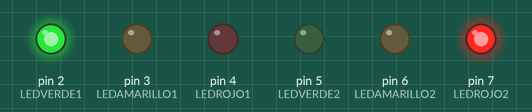
This sketch was run on a simulated Arduino Uno, built with avr-gcc and run on an emulated ATmega328P. Parts: output pins drawn as LEDs (lit = HIGH).

Above: at 0.1 s.
At 30.1 s:
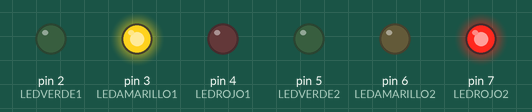
At 68.1 s:
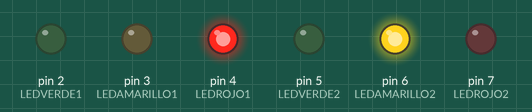
At 114.1 s:
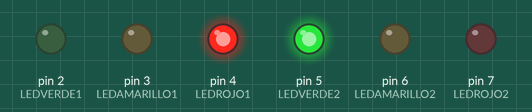
Timing chart, 0 to 115.6 s (numbered marks = the images above):
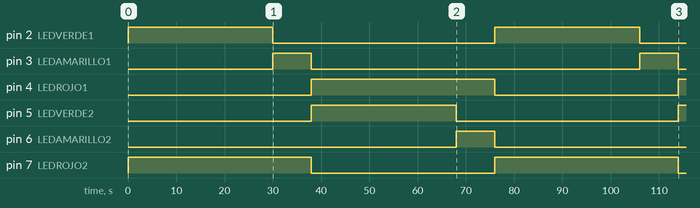

The sketch:

Semaforo_4-5.ino
```cpp
// Pines utilizados
//Semaforo 1-2-3
#define LEDVERDE1 2
#define LEDAMARILLO1 3
#define LEDROJO1 4
#define LEDVERDE2 5
#define LEDAMARILLO2 6
#define LEDROJO2 7

const int Trigger = 11;   //Pin digital 2 para el Trigger del sensor
const int Echo = 12;   //Pin digital 3 para el Echo del sensor

int tiempoCambio = 8000; // Tiempo de espera entre transición de LEDs
int tiempoEspera = 30000; // Tiempo de espera hasta comenzar transición

void setup() {
  Serial.begin(9600);//iniciailzamos la comunicación
  pinMode(Trigger, OUTPUT); //pin como salida
  pinMode(Echo, INPUT);  //pin como entrada
  digitalWrite(Trigger, LOW);//Inicializamos el pin con 0
 // Modo entrada/salida de los pines
 //Semaforo 1-2-3
  pinMode(LEDVERDE1, OUTPUT);
  pinMode(LEDAMARILLO1, OUTPUT);
  pinMode(LEDROJO1, OUTPUT);
  pinMode(LEDVERDE2, OUTPUT);
  pinMode(LEDAMARILLO2, OUTPUT);
  pinMode(LEDROJO2, OUTPUT);

  // Apagamos todos los LEDs
  digitalWrite(LEDVERDE1, LOW);
  digitalWrite(LEDAMARILLO1, LOW);
  digitalWrite(LEDROJO1, LOW);
  digitalWrite(LEDVERDE2, LOW);
  digitalWrite(LEDAMARILLO2, LOW);
  digitalWrite(LEDROJO2, LOW);

  // Estado inicial: semáforo 1 abierto, semáforo 2 cerrado
  digitalWrite(LEDVERDE1, HIGH);
  digitalWrite(LEDROJO2, HIGH);


}

void loop() {

  FuncionamientoSemaforo();

}

void SemaforoP1(){
  // Apagamos semáforo 1
  // Esperamos
  delay(tiempoEspera);

  // Pasamos a luz amarilla
  digitalWrite(LEDVERDE1, LOW);
  digitalWrite(LEDAMARILLO1, HIGH);

  // Esperamos
  delay(tiempoCambio);

  // Pasamos a luz roja
  digitalWrite(LEDAMARILLO1, LOW);
  digitalWrite(LEDROJO1, HIGH);

  // Pasamos a luz amarilla
  digitalWrite(LEDROJO2, LOW);
  digitalWrite(LEDVERDE2, HIGH);

  // Apagamos semáforo 2
  // Esperamos
  delay(tiempoEspera);

}

void SemaforoP2(){
  digitalWrite(LEDVERDE2, LOW);
  digitalWrite(LEDAMARILLO2, HIGH);

  // Esperamos
  delay(tiempoCambio);

  // Pasamos a luz roja
  digitalWrite(LEDAMARILLO2, LOW);
  digitalWrite(LEDROJO2, HIGH);

  // Pasamos a luz amarilla
  digitalWrite(LEDROJO1, LOW);
  digitalWrite(LEDVERDE1, HIGH);
}


void FuncionamientoSemaforo(){
    SemaforoP1();
    SemaforoP2();
}
```

Measured:
- by itself, pin 2 (LEDVERDE1): HIGH → LOW at 30.0 s, → HIGH 46.0 s later, → LOW 30.0 s later
- by itself, pin 3 (LEDAMARILLO1): alternates HIGH for 8.0 s and LOW for 68.0 s
- by itself, pin 4 (LEDROJO1): LOW → HIGH at 38.0 s, → LOW 38.0 s later, → HIGH 38.0 s later
- by itself, pin 5 (LEDVERDE2): LOW → HIGH at 38.0 s, → LOW 30.0 s later, → HIGH 46.0 s later
- by itself, pin 6 (LEDAMARILLO2): LOW → HIGH at 68.0 s, → LOW 8.0 s later
- by itself, pin 7 (LEDROJO2): HIGH → LOW at 38.0 s, → HIGH 38.0 s later, → LOW 38.0 s later
